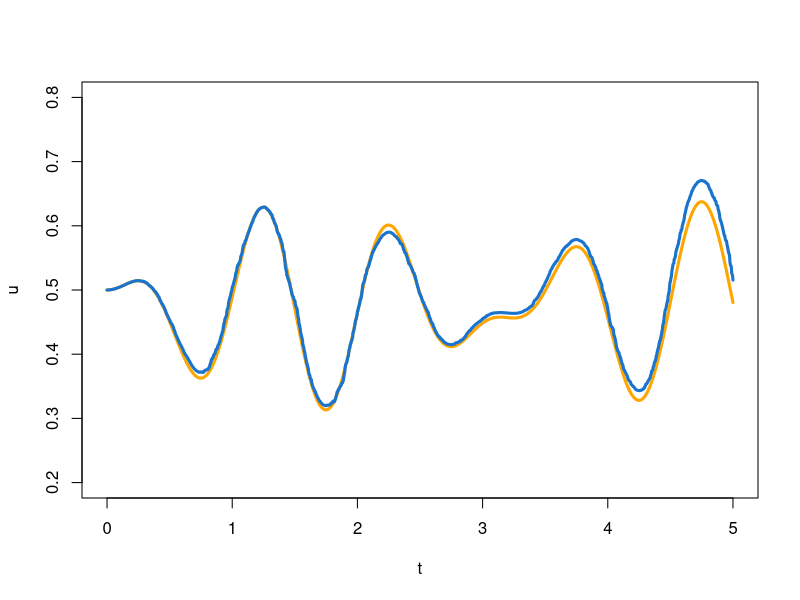

Recreate this plot in R.
# --------------------------------------------------------------------------------------------------
# Solving ordinary differential equations with stochastic methods

f<-function( t ) {
  return( cos( 2*pi*t ) * sin( t ) )
}


T0<-0
T1<-5

N<-5000
t<-c( T0, runif( N-2, T0, T1 ), T1 )
t<-sort( t )

u0<-0.5
u<-u0
F<-sapply( t, FUN = f )
U<-0
for( n in 2:N ) {
  u<-c( u, u[n-1] + ( t[n] - t[n-1] ) * F[n]  ) # Euler method
  I<-t[n]-t[1]
  U<-c( U, I * mean( F[1:n] ) ) # Random method
}
U<-U + u0

plot( t, u, type = 'l', lty = 1, lwd = 3, col = 'orange', ylim = c(0.2,0.8) )
points( t, U, type = 'l', lty = 1, lwd = 3, col = 'dodgerblue3' )

